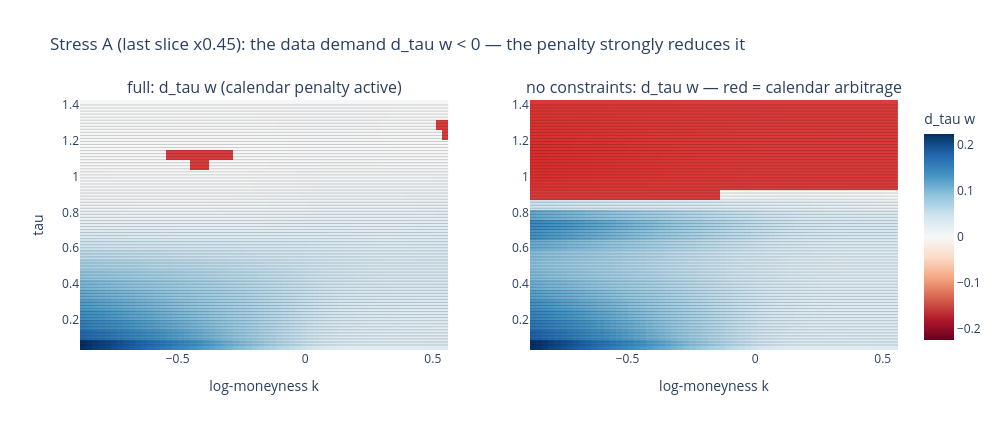
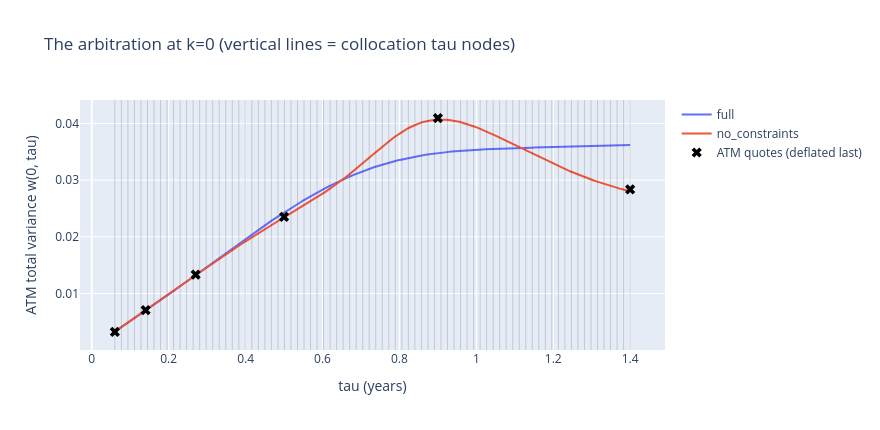

Write notebook code for charts like these, in order.
### Markdown cell above
### 3b. Stress test: a violation that is guaranteed *and fittable*

The main ablation shows the penalties dormant on clean data; to isolate them, the data must
**demand** arbitrage *and the models must actually fit the distortion* — an unfitted stressor
produces only non-convergence noise. Both requirements shape the design:

- **Deflate the *last* slice ×0.45.** Since $0.45 < \theta(0.9)/\theta(1.4) = (0.9/1.4)^{0.95}
  \approx 0.657$, the deflated quotes sit *strictly below* the previous maturity's: any surface
  fitting both must have $\partial_\tau w < 0$ between them.
- **Deflation, not inflation.** The IV-target weights are $\propto 1/(4w\tau)$: inflating a slice
  *halves* its weight, deflating *raises* it. And the required corrector feature is a smooth
  decline toward the domain edge in $\tau$ — low-frequency, which a tanh MLP learns readily.
- **Dedicated budget** (`EPOCHS_STRESS`, two-stage lr), and its **own domain / collocation grid**
  recomputed on the stressed quotes. The design is *intended* to make the stress fittable; whether
  it is is **not asserted but verified** by a two-condition gate on the unconstrained model:
  (i) small deflated-slice RMSE, **and** (ii) the fitted surface must itself reproduce at least
  half the data-level crossing — a small RMSE alone is not enough, since a surface can graze the
  slice from above without ever crossing.

**This is where v3 broke.** The crossing lives entirely inside $\tau \in [0.9, 1.4]$, and v3's
exponential collocation had **no node between 0.987 and 1.400**. `pen_cal` was exactly zero and
the surface dipped anyway. The dedicated calendar grid closes the long-end hole; `report_blind_spots` now fires if any
residual off-node blind spot remains.

A synthetic **butterfly** stressor is deliberately absent: at short maturities $g<0$ is driven by
the *slope* term $\tfrac{w'^2}{4w}$ (tiny $w$), which would require distortions far sharper than a
smooth prior × smooth corrector can produce at fittable widths. The butterfly penalty is instead
ablated on **real ultra-short quotes** (§5b), the dataset's natural stressor.

### Code cell
# ---------- Stress A: LAST slice deflated x0.45 -> guaranteed, fittable crossing ----------
kq_a, tq_a, wq_a = sample_quotes(noise=0.01, seed=3, inflate=(5, 0.45))
wtq_a = iv_target_weights(wq_a, tq_a)
t_un = onp.unique(tq_a)
m_prev, m_defl = tq_a == t_un[4], tq_a == t_un[5]
kk_ov = onp.linspace(max(kq_a[m_prev].min(), kq_a[m_defl].min()),
                     min(kq_a[m_prev].max(), kq_a[m_defl].max()), 50)
cross_data = float(onp.max(onp.interp(kk_ov, kq_a[m_prev], wq_a[m_prev])
                           - onp.interp(kk_ov, kq_a[m_defl], wq_a[m_defl])))
print(f"Stress A data-level crossing max(w_tau5 - w_tau6) = {cross_data:+.4f}  "
      f"(> 0: the DATA demand d_tau w < 0 between {t_un[4]:.2f}y and {t_un[5]:.2f}y)")


def rmse_iv_quotes(wm, p, kx, tx, wx, mask=None):
    if mask is not None:
        kx, tx, wx = kx[mask], tx[mask], wx[mask]
    w_hat = onp.asarray(wm(p, np.array(kx), np.array(tx)))
    return float(onp.sqrt(onp.mean((onp.sqrt(onp.maximum(w_hat, 1e-12) / tx)
                                    - onp.sqrt(wx / tx)) ** 2))) * 100


pr_a = make_prior(**fit_prior(kq_a, tq_a, wq_a, wtq_a))

# --- domain, collocation and input scaling RECOMPUTED on the STRESSED quotes ---
k_lo_a, k_hi_a = float(kq_a.min()), float(kq_a.max())
t_lo_a, t_hi_a = float(tq_a.min()), float(tq_a.max())
kc_a, tc_a, kcal_a, tcal_a, kw_a, tw_a, GAP_B_A, GAP_CAL_A = make_collocation(k_lo_a, k_hi_a, t_lo_a, t_hi_a, verbose=True)
E_LO_A, E_HI_A = ext_range(k_lo_a, k_hi_a)
EXT_DOM_A = (E_LO_A, E_HI_A, t_lo_a, t_hi_a)
K_SC_A = max(abs(E_LO_A), abs(E_HI_A))
T_MID_A, T_SC_A = (t_lo_a + t_hi_a) / 2, (t_hi_a - t_lo_a) / 2

# The crossing lives in [tau5, tau6]. If the collocation grid cannot resolve that interval, the
# calendar penalty is structurally blind there and the whole stress test is meaningless.
CROSS_WIDTH = float(t_un[5] - t_un[4])
print(f"Stress A: crossing interval [{t_un[4]:.2f},{t_un[5]:.2f}] is {CROSS_WIDTH:.2f}y wide; "
      f"max calendar tau gap = {GAP_CAL_A:.3f}y -> "
      f"{'CALENDAR GRID COVERED' if GAP_CAL_A < CROSS_WIDTH / 10 else 'UNDER-RESOLVED (increase CALLOC_NT)'}")
assert GAP_CAL_A < CROSS_WIDTH / 10, "calendar collocation grid is still too coarse for the stressed interval"


def model_crossing(wm, p_f):
    """Fitted-surface counterpart of cross_data: max over the overlap band of
    w_hat(tau5) - w_hat(tau6). > 0 means the fitted surface itself crosses."""
    w_prev = onp.asarray(wm(p_f, np.array(kk_ov), np.array(onp.full_like(kk_ov, t_un[4]))))
    w_defl = onp.asarray(wm(p_f, np.array(kk_ov), np.array(onp.full_like(kk_ov, t_un[5]))))
    return float(onp.max(w_prev - w_defl))


stress = {}
for name, lb, lc in [("full", LAMBDA_BFLY, LAMBDA_CAL), ("no_constraints", 0.0, 0.0)]:
    wm = make_model(pr_a, K_SC_A, T_MID_A, T_SC_A)
    p_f = two_stage_train(wm, init_mlp([2, *HIDDEN, 1], seed=SEED), kq_a, tq_a, wq_a, wtq_a,
                          kc_a, tc_a, kcal_a, tcal_a, kw_a, tw_a, lb, lc, EPOCHS_STRESS, EXT_DOM_A)
    c = loss_components(wm, p_f, kq_a, tq_a, wq_a, wtq_a, kc_a, tc_a, kcal_a, tcal_a, EXT_DOM_A)
    stress[name] = (wm, p_f, c)
    print(f"[{name:>15}] fit(all) {rmse_iv_quotes(wm, p_f, kq_a, tq_a, wq_a):.3f} | "
          f"fit(DEFLATED) {rmse_iv_quotes(wm, p_f, kq_a, tq_a, wq_a, m_defl):.3f} vp | "
          f"crossing {model_crossing(wm, p_f):+.4f} (data {cross_data:+.4f})")
    print(f"{'':>17} pen_cal nodes {c['pen_cal']:.3e} / audit {c['pen_cal_ext']:.3e} | "
          f"min d_tau w audit {c['min_cal_ext']:+.4f} | cal viol {c['cal_viol_pct_ext']:.1f}% | "
          f"bfly viol {c['bfly_viol_pct_ext']:.1f}%")
    report_blind_spots(name, c)


# --- FIT-VALIDITY GATE (two conditions). The arbitrage comparison is interpretable ONLY if the
# unconstrained model (a) fits the deflated slice and (b) actually reproduces the crossing.
# A small RMSE alone is not enough: a surface can graze the slice from above. ---
GATE_TOL   = 1.0    # vol pts on the deflated slice
CROSS_FRAC = 0.5    # fitted crossing must be >= this fraction of the data-level crossing

wm_nc, p_nc, c_nc = stress["no_constraints"]
_rmse_nc  = rmse_iv_quotes(wm_nc, p_nc, kq_a, tq_a, wq_a, m_defl)
_cross_nc = model_crossing(wm_nc, p_nc)
gate_fit   = _rmse_nc < GATE_TOL
gate_cross = _cross_nc > CROSS_FRAC * cross_data
STRESS_VALID = gate_fit and gate_cross

print("FIT-VALIDITY GATE (no_constraints):")
print(f"  (a) deflated-slice RMSE = {_rmse_nc:7.3f} vp   (tol {GATE_TOL})            "
      f"-> {'PASS' if gate_fit else 'FAIL'}")
print(f"  (b) fitted crossing     = {_cross_nc:+7.4f}     (need > {CROSS_FRAC*cross_data:+.4f}) "
      f"-> {'PASS' if gate_cross else 'FAIL'}")
print(f"  => {'PASS: the arbitrage comparison below is meaningful' if STRESS_VALID else 'FAIL: increase EPOCHS_STRESS -- do NOT interpret the arbitrage comparison'}")

# --- THE ACTUAL CLAIM, tested rather than asserted ---
c_full = stress["full"][2]
PENALTY_WORKS = (c_full["cal_viol_pct_ext"] < 0.5 * c_nc["cal_viol_pct_ext"]
                 and model_crossing(*stress["full"][:2]) < 0.5 * _cross_nc)
print(f"\nDOES THE CALENDAR PENALTY ACTUALLY ARBITRATE THE ARBITRAGE?")
print(f"  cal viol on audit grid: lam=0 {c_nc['cal_viol_pct_ext']:5.1f}%  ->  "
      f"lam=10 {c_full['cal_viol_pct_ext']:5.1f}%")
print(f"  fitted crossing:        lam=0 {_cross_nc:+.4f}  ->  "
      f"lam=10 {model_crossing(*stress['full'][:2]):+.4f}  (data {cross_data:+.4f})")
print(f"  => {'YES: the penalty arbitrates the trade-off' if PENALTY_WORKS else 'NO: the constrained model still violates materially -- check the warnings above'}")


# ---------- Stress A figures: d_tau w maps + the fitted term structure at k=0 ----------
_title = ("Stress A (last slice x0.45): the data demand d_tau w < 0 — "
          + ("the penalty strongly reduces it" if PENALTY_WORKS else "the penalty is insufficient (see warnings)"))
fig = make_subplots(rows=1, cols=2, subplot_titles=(
    "full: d_tau w (calendar penalty active)", "no constraints: d_tau w — red = calendar arbitrage"))
for j, name in enumerate(["full", "no_constraints"], start=1):
    wm, p_f, _ = stress[name]
    kg, tg, G, WT = surf_g_and_cal(wm, p_f, *EXT_DOM_A)
    fig.add_trace(go.Heatmap(z=WT, x=kg, y=tg, zmid=0, colorscale="RdBu",
                             showscale=(j == 2), colorbar=dict(title="d_tau w")), 1, j)
    fig.add_trace(viol_overlay(WT, kg, tg), 1, j)
# show where the collocation nodes actually are: the penalty only ever sees these lines
for j in (1, 2):
    for tnode in onp.unique(tcal_a):
        fig.add_hline(y=float(tnode), line=dict(color="rgba(0,0,0,0.18)", width=1), row=1, col=j)
fig.update_xaxes(title_text="log-moneyness k")
fig.update_yaxes(title_text="tau", col=1)
fig.update_layout(width=1000, height=430, title=_title)
fig.show()
print("Grey horizontal lines = collocation tau nodes. The penalty is enforced ONLY on those lines;\n"
      "the heat-map between them is what the independent audit grid sees. In v3 the widest gap was\n"
      "0.41y and the violation lived entirely inside it.")

# ATM term structure: quotes vs both fits
tt_line = onp.linspace(t_lo_a, t_hi_a, 200)
fig = go.Figure()
for name, col in [("full", "#636efa"), ("no_constraints", "#ef553b")]:
    wm, p_f, _ = stress[name]
    w_line = onp.asarray(wm(p_f, np.array(onp.zeros_like(tt_line)), np.array(tt_line)))
    fig.add_trace(go.Scatter(x=tt_line, y=w_line, name=name, line=dict(color=col)))
th_q = onp.array([float(onp.interp(0.0, kq_a[tq_a == t], wq_a[tq_a == t])) for t in t_un])
fig.add_trace(go.Scatter(x=t_un, y=th_q, mode="markers", name="ATM quotes (deflated last)",
                         marker=dict(color="black", size=9, symbol="x")))
for tnode in onp.unique(tcal_a):
    fig.add_vline(x=float(tnode), line=dict(color="rgba(0,0,0,0.15)", width=1))
fig.update_layout(width=880, height=430, xaxis_title="tau (years)",
                  yaxis_title="ATM total variance w(0, tau)",
                  title="The arbitration at k=0 (vertical lines = collocation tau nodes)")
fig.show()


# ---------- DIAGNOSTIC (keep this: it is what found the v3 bug) ----------
wm_nc, p_nc, _ = stress["no_constraints"]

pen_cal_only = lambda p: np.mean(relu(-egrad(lambda t: wm_nc(p, kcal_a, t))(tcal_a)) ** 2)
print(f"pen_cal at the VIOLATING optimum = {float(pen_cal_only(p_nc)):.6e}")
gr = grad(pen_cal_only)(p_nc)
gnorm = sum(float(onp.abs(gW).sum() + onp.abs(gb).sum()) for gW, gb in gr)
print(f"||grad pen_cal|| at that point   = {gnorm:.6e}   <-- if ~0, the AD path is broken")

L10 = make_loss(wm_nc, kq_a, tq_a, wq_a, wtq_a, kc_a, tc_a, kcal_a, tcal_a, kw_a, tw_a, LAMBDA_BFLY, LAMBDA_CAL)
for nm in ("full", "no_constraints"):
    _, p, c = stress[nm]
    print(f"[{nm:>15}] total loss(lam=10) = {float(L10(p)):.6e} | fit = {c['fit']:.3e} | "
          f"pen_cal nodes = {c['pen_cal']:.3e} | pen_cal audit = {c['pen_cal_ext']:.3e}")
print("\nReading: if `full` has the LOWER total loss AND pen_cal(nodes) ~ 0 AND pen_cal(audit) >> 0,\n"
      "the optimizer is not at fault and the AD is not at fault -- the GRID is. That was v3.")
